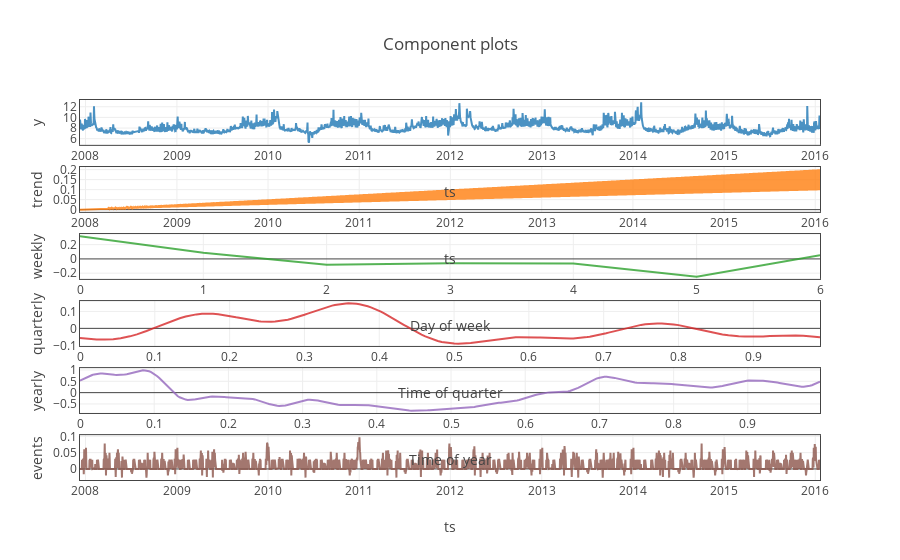

This figure's notebook cell:
### Markdown cell above
## Diagnostics

### Code cell
fig = forecast.plot_components()
plotly.io.show(fig)     # fig.show() if you are using "PROPHET" template

### Figure 1 — Plotly figure (JSON) as saved in the notebook; plotly's stock layout.template omitted (floating-point values rounded to 4 significant figures; data arrays with more than 128 entries replaced by an {"elided": "..."} marker saying what was removed)
{"data": [{"mode": "lines", "name": "y", "opacity": 0.8, "showlegend": false, "type": "scatter", "uid": "c748c173-bd8c-4951-b220-de35c509a401", "x": {"elided": "2964 str values"}, "xaxis": "x", "y": {"elided": "2964 float values"}, "yaxis": "y"}, {"mode": "lines", "name": "trend", "opacity": 0.8, "showlegend": false, "type": "scatter", "uid": "e76d8069-0a1a-4809-aebf-ace8fb43f561", "x": {"elided": "2964 str values"}, "xaxis": "x2", "y": {"elided": "2964 float values"}, "yaxis": "y2"}, {"mode": "lines", "name": "WEEKLY_SEASONALITY", "opacity": 0.8, "showlegend": false, "type": "scatter", "uid": "12870b59-99c7-446a-a6d7-7dd4624defd6", "x": [0, 1, 2, 3, 4, 5, 6], "xaxis": "x3", "y": [0.3169, 0.08765, -0.08339, -0.06083, -0.06411, -0.2488, 0.05248], "yaxis": "y3"}, {"mode": "lines", "name": "QUARTERLY_SEASONALITY", "opacity": 0.8, "showlegend": false, "type": "scatter", "uid": "d8d73049-7af8-4040-9da0-da68afe961e0", "x": {"elided": "270 float values"}, "xaxis": "x4", "y": {"elided": "270 float values"}, "yaxis": "y4"}, {"mode": "lines", "name": "YEARLY_SEASONALITY", "opacity": 0.8, "showlegend": false, "type": "scatter", "uid": "814c0ecd-8322-4b19-923b-37d1ce4a1c95", "x": {"elided": "365 float values"}, "xaxis": "x5", "y": {"elided": "365 float values"}, "yaxis": "y5"}, {"mode": "lines", "name": "events", "opacity": 0.8, "showlegend": false, "type": "scatter", "uid": "13e3f0a1-e176-4bec-976e-f96364590de6", "x": {"elided": "2964 str values"}, "xaxis": "x6", "y": {"elided": "2964 float values"}, "yaxis": "y6"}], "layout": {"autosize": true, "showlegend": true, "title": {"text": "Component plots"}, "xaxis": {"anchor": "y", "autorange": true, "domain": [0, 1], "mirror": true, "range": ["2007-12-10", "2016-01-20"], "showline": true, "title": {"text": "ts"}, "type": "date"}, "xaxis2": {"anchor": "y2", "autorange": true, "domain": [0, 1], "mirror": true, "range": ["2007-12-10", "2016-01-20"], "showline": true, "title": {"text": "ts"}, "type": "date"}, "xaxis3": {"anchor": "y3", "autorange": true, "domain": [0, 1], "mirror": true, "range": [0, 6], "showline": true, "title": {"text": "Day of week"}, "type": "linear"}, "xaxis4": {"anchor": "y4", "autorange": true, "domain": [0, 1], "mirror": true, "range": [0, 0.9891], "showline": true, "title": {"text": "Time of quarter"}, "type": "linear"}, "xaxis5": {"anchor": "y5", "autorange": true, "domain": [0, 1], "mirror": true, "range": [0, 0.9973], "showline": true, "title": {"text": "Time of year"}, "type": "linear"}, "xaxis6": {"anchor": "y6", "autorange": true, "domain": [0, 1], "mirror": true, "range": ["2007-12-10", "2016-01-20"], "showline": true, "title": {"text": "ts"}, "type": "date"}, "yaxis": {"anchor": "x", "autorange": true, "domain": [0.8819, 1], "mirror": true, "range": [4.841, 13.27], "showline": true, "title": {"text": "y"}, "type": "linear"}, "yaxis2": {"anchor": "x2", "autorange": true, "domain": [0.7056, 0.8236], "mirror": true, "range": [-0.01121, 0.2129], "showline": true, "title": {"text": "trend"}, "type": "linear"}, "yaxis3": {"anchor": "x3", "autorange": true, "domain": [0.5292, 0.6472], "mirror": true, "range": [-0.2803, 0.3483], "showline": true, "title": {"text": "weekly"}, "type": "linear"}, "yaxis4": {"anchor": "x4", "autorange": true, "domain": [0.3528, 0.4708], "mirror": true, "range": [-0.1037, 0.1609], "showline": true, "title": {"text": "quarterly"}, "type": "linear"}, "yaxis5": {"anchor": "x5", "autorange": true, "domain": [0.1764, 0.2944], "mirror": true, "range": [-0.8978, 1.083], "showline": true, "title": {"text": "yearly"}, "type": "linear"}, "yaxis6": {"anchor": "x6", "autorange": true, "domain": [0, 0.1181], "mirror": true, "range": [-0.03383, 0.1035], "showline": true, "title": {"text": "events"}, "type": "linear"}}}
